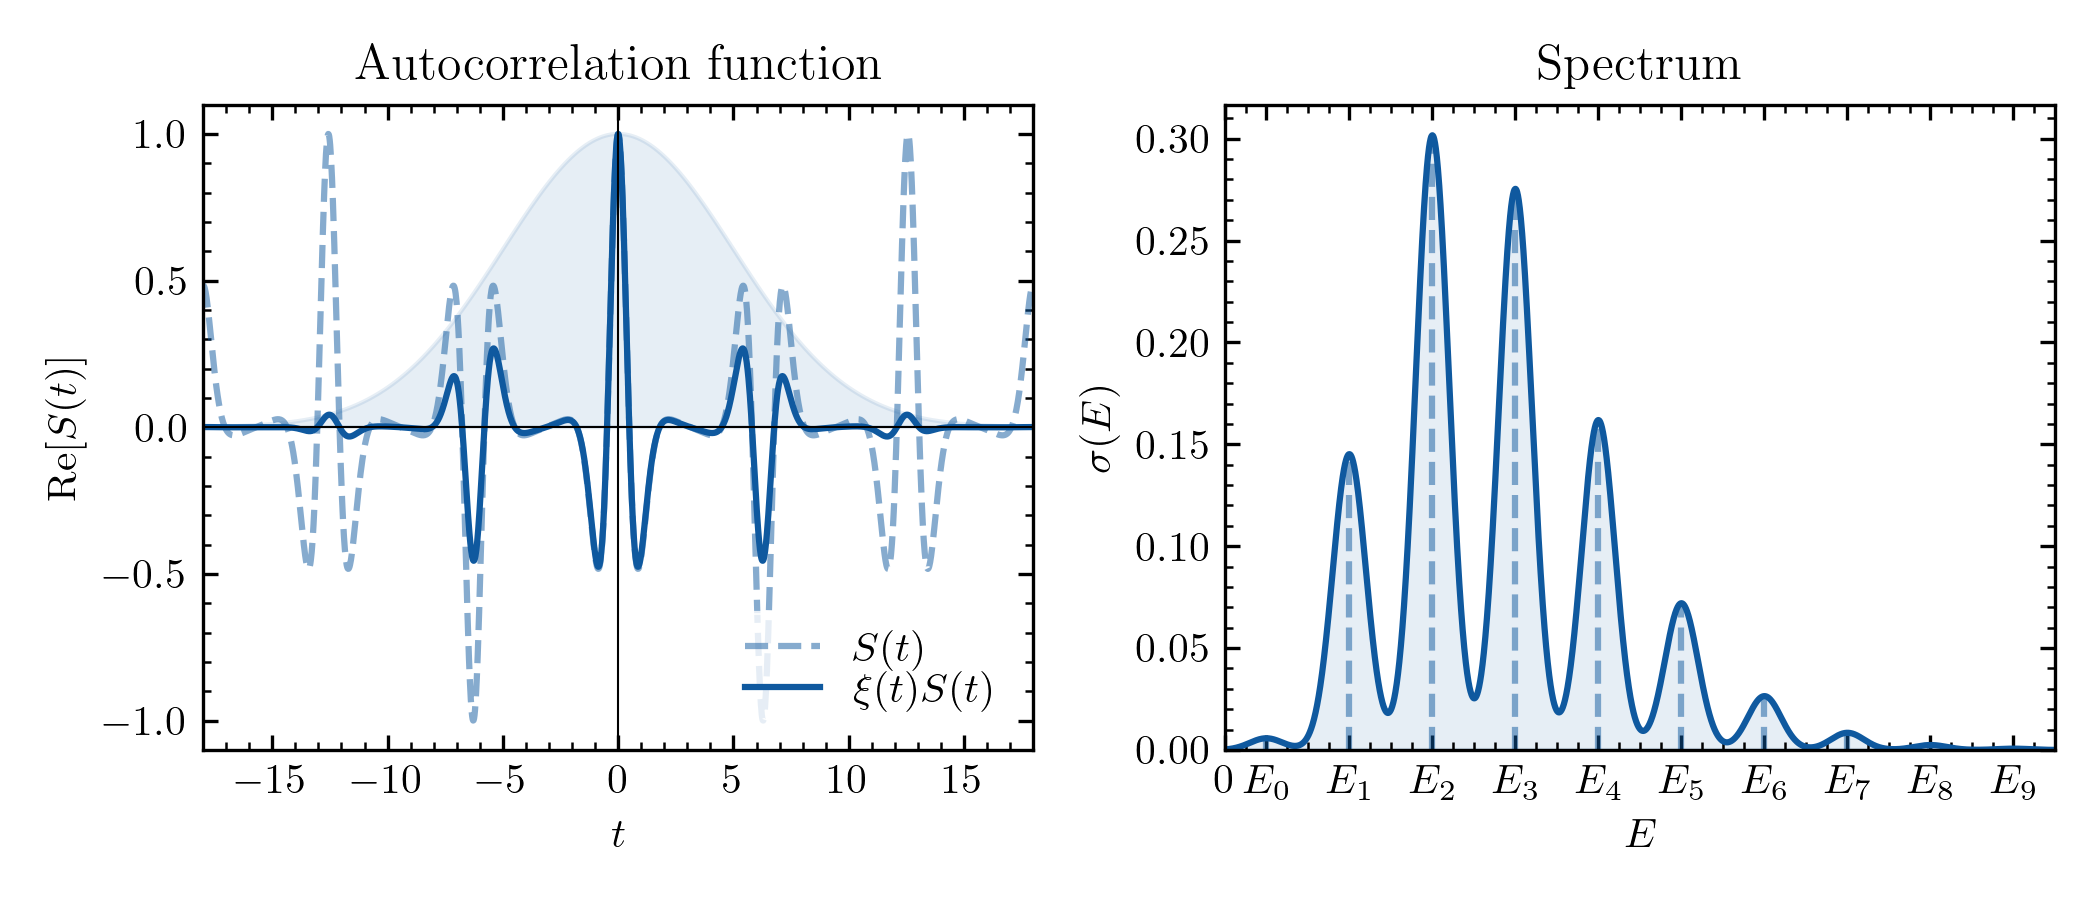

Reproduce this figure in Python.
"""Picture for theoretical background of the autocorrelation function."""

import matplotlib.pyplot as plt
import matplotlib.ticker as ticker
import numpy as np

### input ###
tmax = 1000
tplot = 18
tgrid = 100000
omega = 1
nstates = 20
sigma = 5

colors = ['#701C1C', '#0F599F']

### code ###
tmin = -tmax
t = np.linspace(tmin, tmax, tgrid)

ho_energies = np.array([0.5*omega + n for n in range(nstates)])
ho_coeffs = ho_energies**3*1/(np.exp(ho_energies) - 1)
ho_coeffs /= np.sqrt(np.sum(ho_coeffs**2))

signal = np.zeros(shape=tgrid, dtype=complex)
for state in range(nstates):
    signal += ho_coeffs[state]**2*np.exp(-1j*ho_energies[state]*t)

signal_damp =signal* np.exp(-0.5*t**2/sigma**2)

frequency = np.fft.ifftshift(2*np.pi*np.fft.fftfreq(tgrid, t[1] - t[0]))
spectrum = np.fft.ifftshift(np.fft.ifft(signal))
spectrum /= np.max(np.abs(spectrum))/np.max(ho_coeffs**2)

spectrum_damp = np.fft.ifftshift(np.fft.ifft(signal_damp))
spectrum_damp /= np.max(np.abs(spectrum_damp))/np.max(ho_coeffs**2)

# plotting
plt.rc('text', usetex=True)
plt.rc('font', family='serif')

fig, axs = plt.subplots(1, 2, figsize=(7.0, 3.))

axs[0].plot(t, np.real(signal), color=colors[1], ls='--', alpha=0.5, label=r"$S(t)$")
axs[0].plot(t, np.real(signal_damp), color=colors[1], ls='-', label=r"$\xi(t)S(t)$")
axs[0].fill_between(t, np.exp(-0.5*t**2/sigma**2), 0, alpha=0.1, color=colors[1])

axs[0].set_title(r"Autocorrelation function")
axs[0].set_xlabel(r"$t$")
axs[0].set_ylabel(r"$\mathrm{Re}[S(t)]$")

axs[0].set_xticks(np.arange(-25, 25, 5))
axs[0].set_xlim(-tplot, tplot)
axs[0].set_ylim(-1.1, 1.1)

axs[0].tick_params('both', direction='in', which='both', top=True, right=True)
axs[0].minorticks_on()
axs[0].legend(frameon=True, edgecolor='white',loc='lower right', handlelength=1.8, labelspacing=0)
axs[0].axhline(y=0, color='black', linewidth=0.5)
axs[0].axvline(x=0, color='black', linewidth=0.5)

# axs[1].plot(frequency, np.abs(spectrum), color=colors[1], ls='--')
axs[1].plot(frequency, np.abs(spectrum_damp), color=colors[1], ls='-')
axs[1].fill_between(frequency, np.abs(spectrum_damp), 0, alpha=0.1, color=colors[1])
for state in range(nstates):
    axs[1].plot([ho_energies[state]]*2, [0, ho_coeffs[state]**2], color=colors[1], ls='--', alpha=0.5)
# axs[1].scatter(ho_energies, ho_coeffs**2, color='black', ls='-', marker='x', zorder=2)

axs[1].set_title(r"Spectrum")
axs[1].set_xlabel(r"$E$")
axs[1].set_ylabel(r"$\sigma(E)$")

axs[1].set_xticks([0] + list(ho_energies), ['0'] + [f"$E_{e:d}$" for e in range(nstates)])
axs[1].set_xlim(0, 0.5*omega*nstates)
axs[1].set_ylim(0)

axs[1].tick_params('both', direction='in', which='both', top=True, right=True)
axs[1].minorticks_on()
axs[1].xaxis.set_minor_locator(ticker.MultipleLocator(omega/4))  # minor ticks separator

plt.tight_layout()
plt.savefig('autocorr2', dpi=300)
plt.show()
